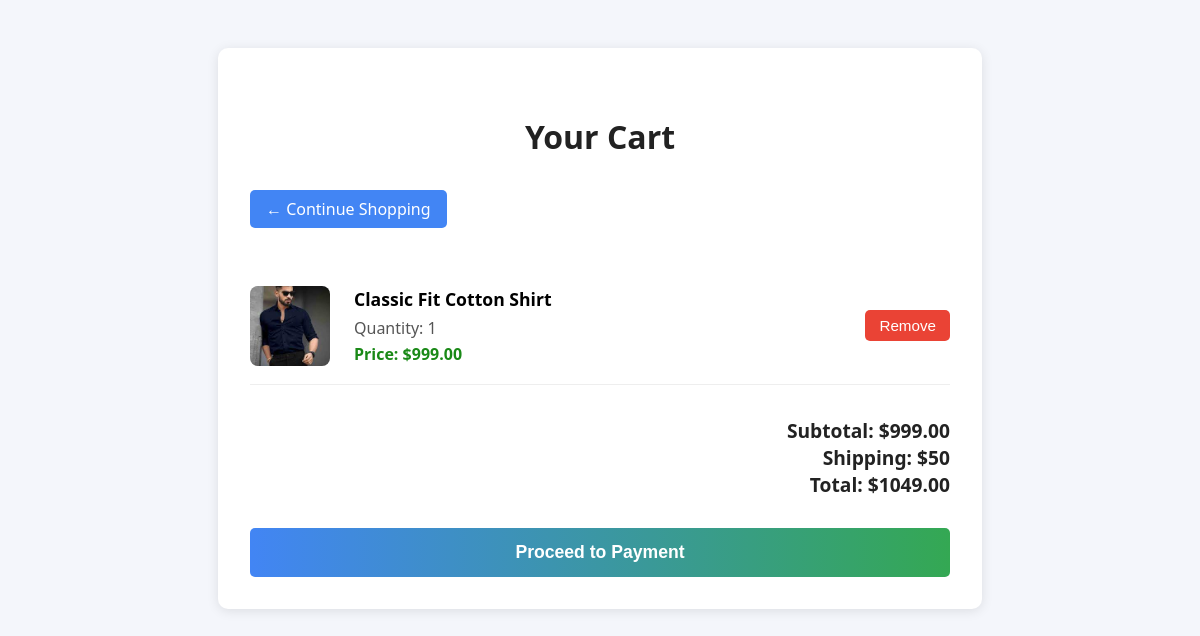
The app's page /cart/ (signed in) with its own data.
### app/models.py (models this page shows, shortened)
class CartItem(models.Model):
    user = models.ForeignKey(settings.AUTH_USER_MODEL, on_delete=models.CASCADE)
    product = models.ForeignKey(Product, on_delete=models.CASCADE)
    quantity = models.PositiveIntegerField(default=1)

class Product(models.Model):
    name = models.CharField(max_length=100)
    description = models.TextField()
    price = models.DecimalField(max_digits=10, decimal_places=2)
    image = models.ImageField(upload_to='products/', blank=True, null=True, max_length=255)
    category = models.ForeignKey(Category, on_delete=models.CASCADE, related_name='products', null=True, blank=True)
    in_stock = models.BooleanField(default=True)

### app/views.py (the view)
# urls.py: path("cart/", views.view_cart, name="view_cart"),
@login_required
def view_cart(request):
    cart_items = CartItem.objects.filter(user=request.user)
    subtotal = sum(item.product.price * item.quantity for item in cart_items)
    shipping = SHIPPING_COST if cart_items else 0
    total = subtotal + shipping
    cart_count = cart_items.count()
    wishlist_count = WishlistItem.objects.filter(user=request.user).count()
    return render(request, "app/cart.html", {
        "cart_items": cart_items,
        "subtotal": subtotal,
        "shipping": shipping,
        "total": total,
        "cart_count": cart_count,
        "wishlist_count": wishlist_count
    })

### app/templates/app/cart.html (shortened to what this page needs)
<!DOCTYPE html>
<html lang="en">
<head>
</head>
<body>
    <div class="cart-container">
        <h2>Your Cart</h2>
        <a href="{% url 'home' %}" style="display:inline-block;background:#4285f4;color:#fff;text-decoration:none;padding:8px 16px;border-radius:5px;margin-bottom:24px;font-size:1rem;">← Continue Shopping</a>
        <ul class="cart-list">
            {% for item in cart_items %}
                <li class="cart-item">
                    {% if item.product.image %}
                        <img class="cart-image" src="{{ item.product.image.url }}" alt="{{ item.product.name }}">
                    {% endif %}
                    <div class="cart-details">
                        <div class="cart-name">{{ item.product.name }}</div>
                        <div class="cart-qty">Quantity: {{ item.quantity }}</div>
                        <div class="cart-price">Price: ${{ item.product.price }}</div>
                    </div>
                    <form method="post" action="{% url 'remove_from_cart' item.id %}" style="margin-left:16px;">
                        <button type="submit" style="background:#ea4335;color:#fff;border:none;padding:7px 14px;border-radius:5px;cursor:pointer;font-size:0.95rem;">Remove</button>
                    </form>
                </li>
            {% empty %}
                <div class="empty-cart">Your cart is empty.</div>
            {% endfor %}
        </ul>
        <div class="cart-total">
            <div>Subtotal: ${{ subtotal }}</div>
            <div>Shipping: ${{ shipping }}</div>
            <div><strong>Total: ${{ total }}</strong></div>
        </div>
        {% if cart_items %}
            <form method="get" action="{% url 'checkout' %}">
                <button class="checkout-btn" type="submit">Proceed to Payment</button>
            </form>
        {% endif %}
    </div>
</body>
</html>

### app/templates/app/cart.html (style rules this page uses)
body { font-family: 'Segoe UI', Arial, sans-serif; background: #f4f6fb; margin: 0; padding: 0; }
.cart-container { max-width: 700px; margin: 48px auto; background: #fff; border-radius: 10px; box-shadow: 0 2px 12px rgba(0,0,0,0.10); padding: 40px 32px 32px 32px; }
h2 { text-align: center; font-size: 2rem; margin-bottom: 32px; color: #222; }
.cart-list { list-style: none; padding: 0; margin-bottom: 32px; }
.cart-item { display: flex; align-items: center; border-bottom: 1px solid #eee; padding: 18px 0; }
.cart-image { width: 80px; height: 80px; object-fit: cover; border-radius: 8px; background: #eee; margin-right: 24px; }
.cart-details { flex: 1; }
.cart-name { font-size: 1.1rem; font-weight: bold; margin-bottom: 6px; }
.cart-qty { color: #555; margin-bottom: 4px; }
.cart-price { color: #1a8917; font-weight: bold; }
.cart-total { text-align: right; font-size: 1.2rem; font-weight: bold; margin-top: 24px; color: #222; }
.checkout-btn { display: block; width: 100%; background: linear-gradient(90deg, #4285f4 0%, #34a853 100%); color: #fff; border: none; padding: 14px 0; border-radius: 5px; font-size: 1.1rem; font-weight: 600; cursor: pointer; margin-top: 30px; transition: background 0.2s; }

### records on screen
CartItem: product.image (picture), product.name "Classic Fit Cotton Shirt", quantity "1", product.price "999.00"

### other values on screen
{{ subtotal }} "999.00"
{{ shipping }} "50"
{{ total }} "1049.00"
